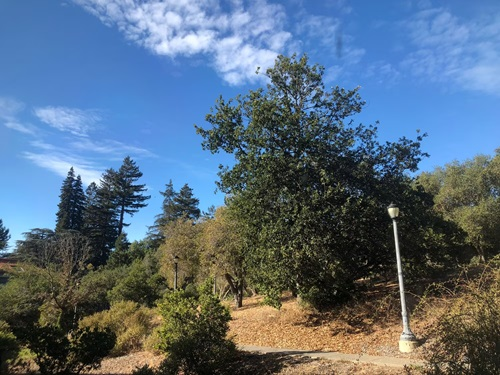
#> input picture project4/part_b/code/part_b/figures/18.jpg, 500 x 375 px
$ python main.py   (older library calls are emulated)
#> lines starting #> are read from the running program, lines starting #| are printed output that depends on the picture
import numpy as np
import cv2
import math
import os
import matplotlib.pyplot as plt
from scipy.interpolate import RegularGridInterpolator
from numba import jit
import time
import random
import cv2
import numpy as np
from skimage.feature import corner_harris, peak_local_max

# Constants
ransac_max_dist = 2  # RANSAC distance threshold
n = 12  # Number of points to calculate the homography

# Paths
cwd = os.path.dirname(os.path.abspath(__file__))  # Current script path
figures_path = os.path.join(cwd, 'result')
img_path = os.path.join(cwd, 'figures')
img_to_warp_path = os.path.join(img_path, '18.jpg')
img_base_path = os.path.join(img_path, '19.jpg')
src_pts_file = os.path.join(cwd, './result/18_points.txt')
dst_pts_file = os.path.join(cwd, './result/19_points.txt')

def get_harris_corners(im, edge_discard=20):
    """
    This function takes a b&w image and an optional amount to discard
    on the edge (default is 5 pixels), and finds all harris corners
    in the image. Harris corners near the edge are discarded and the
    coordinates of the remaining corners are returned. A 2d array (h)
    containing the h value of every pixel is also returned.

    h is the same shape as the original image, im.
    coords is 2 x n (ys, xs).
    """

    assert edge_discard >= 20

    # find harris corners
    h = corner_harris(im, method='eps', sigma=1)
    coords = peak_local_max(h, min_distance=1)

    # discard points on edge
    edge = edge_discard  # pixels
    mask = (coords[:, 0] > edge) & \
           (coords[:, 0] < im.shape[0] - edge) & \
           (coords[:, 1] > edge) & \
           (coords[:, 1] < im.shape[1] - edge)
    coords = coords[mask].T
    return h, coords

def dist2(x, c):
    """
    dist2  Calculates squared distance between two sets of points.

    Description
    D = DIST2(X, C) takes two matrices of vectors and calculates the
    squared Euclidean distance between them.  Both matrices must be of
    the same column dimension.  If X has M rows and N columns, and C has
    L rows and N columns, then the result has M rows and L columns.  The
    I, Jth entry is the  squared distance from the Ith row of X to the
    Jth row of C.

    Adapted from code by Christopher M Bishop and Ian T Nabney.
    """

    ndata, dimx = x.shape
    ncenters, dimc = c.shape
    if dimx != dimc:
        raise ValueError('Data dimension does not match dimension of centers')

    return (np.ones((ncenters, 1)) * np.sum((x**2).T, axis=0)).T + \
            np.ones((ndata, 1)) * np.sum((c**2).T, axis=0)    - \
            2 * np.inner(x, c)

# 绘制角点并保存彩色图像
# [8 lines left out: function plot_save_corners, not called in this run]

# ANMS 实现，使用 dist2 函数计算距离
def adaptive_non_maximal_suppression(corner_strength, corners, num_points=500, crobust=0.9):
    # 存储 (y, x, 强度) 形式的兴趣点
    interest_points = [(y, x, corner_strength[y, x]) for y, x in zip(corners[0], corners[1])]
    # 按强度降序排序
    interest_points = sorted(interest_points, key=lambda point: point[2], reverse=True)

    # 将兴趣点坐标转换为数组，并按顺序保存
    points = np.array([[y, x] for y, x, _ in interest_points])

    # 计算兴趣点的抑制半径
    radii = np.full(len(points), float('inf'))

    # 依次计算抑制半径
    for i in range(len(points)):
        # 选择当前点及其所有强度更高的点，计算距离
        current_point = points[i].reshape(1, -1)
        stronger_points = points[:i]

        # 仅当存在强度更大的邻居时，才计算抑制半径
        if stronger_points.size > 0:
            # 计算当前点与所有更强点之间的距离
            distances = np.sqrt(dist2(current_point, stronger_points)).flatten()
            radii[i] = distances.min()

    # 按半径降序选择前 num_points 个兴趣点
    selected_points = sorted(zip(radii, interest_points), key=lambda x: x[0], reverse=True)[:num_points]
    selected_points = [(int(x), int(y)) for _, (x, y, _) in selected_points]

    return selected_points

# 绘制角点并保存彩色图像
def plot_and_save_corners(image, points, save_path):
    # 绘制兴趣点在彩色图像上
    for y, x in points:
        cv2.circle(image, (x, y), 3, (0, 0, 255), -1)  # 使用红色点，半径 3

    # 保存带有兴趣点的图像
    cv2.imwrite(save_path, image)
    print(f"保存成功：{save_path}")

# 特征描述符提取函数
def extract_feature_descriptors(image, points, window_size=40, patch_size=8, spacing=5):
    descriptors = []
    half_window = window_size // 2

    # 遍历每个兴趣点
    for y, x in points:
        # 提取中心点周围的 40x40 窗口，确保不超出边界
        if (y - half_window < 0 or y + half_window >= image.shape[0] or
            x - half_window < 0 or x + half_window >= image.shape[1]):
            continue  # 跳过边界处的兴趣点

        # 提取 40x40 的大窗口
        window = image[y - half_window:y + half_window, x - half_window:x + half_window]

        # 缩小采样，获得 8x8 的采样点
        patch = cv2.resize(window, (patch_size, patch_size), interpolation=cv2.INTER_AREA)

        # 归一化：偏置-增益归一化，设均值为 0，标准差为 1
        patch = (patch - np.mean(patch)) / (np.std(patch) + 1e-5)

        # 将归一化后的描述符添加到列表
        descriptors.append(patch.flatten())

    return np.array(descriptors)

# 特征匹配函数，添加调试信息
def match_features(descriptors1, descriptors2, threshold=0.5):
    matches = []
    print(f"匹配的阈值：{threshold}\n")
    # print("匹配细节：")

    # 遍历 descriptors1 的每个描述符
    for i, desc1 in enumerate(descriptors1):
        # 计算当前描述符与 descriptors2 中所有描述符的距离
        distances = np.linalg.norm(descriptors2 - desc1, axis=1)

        # 找到第一和第二最近邻的距离和索引
        nearest_idx = np.argmin(distances)
        sorted_indices = np.argsort(distances)
        second_nearest_idx = sorted_indices[1]

        # 计算误差比值
        ratio = distances[nearest_idx] / distances[second_nearest_idx]

        # 输出调试信息
        # print(f"描述符 {i} 与最近邻距离：{distances[nearest_idx]:.4f}, 次近邻距离：{distances[second_nearest_idx]:.4f}, 比值：{ratio:.4f}")

        # 应用 Lowe 的阈值筛选
        if ratio < threshold:
            matches.append((i, nearest_idx))
            # print(f"匹配成功：描述符 {i} -> {nearest_idx} (比值满足条件)\n")
        # else:
            # print(f"匹配失败：描述符 {i} -> {nearest_idx} (比值不满足条件)\n")

    return matches

def save_matched_points(anms_points1, anms_points2, matches, src_file="./result/19_points.txt", dst_file="./result/18_points.txt"):
    # 根据 matches 中的对应关系，获取点的坐标，并反转 x 和 y 顺序
    src_points = [(anms_points1[i][1], anms_points1[i][0]) for i, j in matches]  # 第一个图片的匹配点
    dst_points = [(anms_points2[j][1], anms_points2[j][0]) for i, j in matches]  # 第二个图片的匹配点

    # 保存源点和目标点到对应的 txt 文件
    np.savetxt(src_file, src_points, fmt="%.4f", comments="")
    np.savetxt(dst_file, dst_points, fmt="%.4f", comments="")

    print(f"匹配的源点保存在 {src_file}")
    print(f"匹配的目标点保存在 {dst_file}")

# 绘制匹配的点对
# [311 lines left out: functions plot_and_save_matched_points, load_images, select_corresponding_points, draw_correspondences, calculate_homography, ransac_homography and 7 more, not called in this run]

def main():
    # 加载彩色图像并转换为灰度
    image1 = cv2.imread("./figures/18.jpg")
#> image1 is the input picture: shape (375, 500, 3); mean B, G, R 126.6, 108.4, 89.1
    gray_image1 = cv2.cvtColor(image1, cv2.COLOR_BGR2GRAY)
    image2 = cv2.imread("./figures/19.jpg")
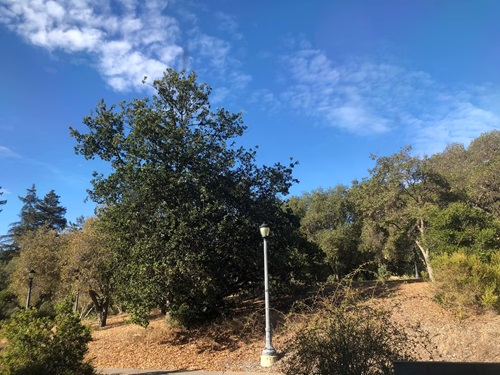
#> input picture project4/part_b/code/part_b/figures/19.jpg, 500 x 375 px
#> image2 is the input picture: shape (375, 500, 3); mean B, G, R 127.9, 111.4, 94.5
    gray_image2 = cv2.cvtColor(image2, cv2.COLOR_BGR2GRAY)

    # 检测角点并使用 ANMS 选择兴趣点
    corner_strength1, corners1 = get_harris_corners(gray_image1, edge_discard=20)
#> in get_harris_corners, `coords = peak_local_max(h, min_distance=1)`: coords = 5219 pairs, first value 1 to 373, second value 1 to 498
    # 显示图像并保存
    # plot_save_corners(image1, corners1, "result/18_corners.jpg")
    anms_points1 = adaptive_non_maximal_suppression(corner_strength1, corners1, num_points=500)
#> in adaptive_non_maximal_suppression, `interest_points = [(y, x, corner_strength[y, x]) for y, x in zip(corne..`: interest_points = 4284 items, first 6: (178, 76, 1.75), (278, 362, 1.43), (182, 93, 1.4), (209, 389, 1.34), (220, 393, 1.33), (222, 123, 1.31)
#> in adaptive_non_maximal_suppression, `points = np.array([[y, x] for y, x, _ in interest_points])`: points = 4284 pairs, first value 21 to 354, second value 21 to 479
#> the loop in adaptive_non_maximal_suppression, `for i in range(len(points)):` made 4284 passes
#> (current_point, stronger_points, distances) on passes 2 to 5: ([[278, 362]], [[178, 76]], [303]), ([[182, 93]], [[178, 76], [278, 362]], [17.46, 285.6]), ([[209, 389]], [[178, 76], [278, 362], [182, 93]], [314.5, 74.09, 297.2]), ([[220, 393]], [[178, 76], [278, 362], [182, 93], [209, 389]], [319.8, 65.76, 302.4, 11.7])
#> (current_point, distances) on passes 6 to 9: ([[222, 123]], [64.38, 245.5, 50, 266.3, 270]), ([[283, 297]], [244.7, 65.19, 227.6, 118.1, 114.8, 184.4]), ([[226, 123]], [67.18, 244.6, 53.25, 266.5, 270.1, 4, 183.1]), ([[67, 259]], [214, 234.8, 201.9, 192.5, 203.4, 206.2, 219.3, 209.2])
#> in adaptive_non_maximal_suppression, `selected_points = sorted(zip(radii, interest_points), key=lambda x: x[..`: selected_points = 500 items
#> in adaptive_non_maximal_suppression, `selected_points = [(int(x), int(y)) for _, (x, y, _) in selected_points]`: selected_points = 500 pairs, first value 21 to 354, second value 21 to 478
#> anms_points1 has the same summary as selected_points in adaptive_non_maximal_suppression

    corner_strength2, corners2 = get_harris_corners(gray_image2, edge_discard=20)
#> call 2 of get_harris_corners, with edge_discard = 20
#> in get_harris_corners (call 2), `h = corner_harris(im, method='eps', sigma=1)`:
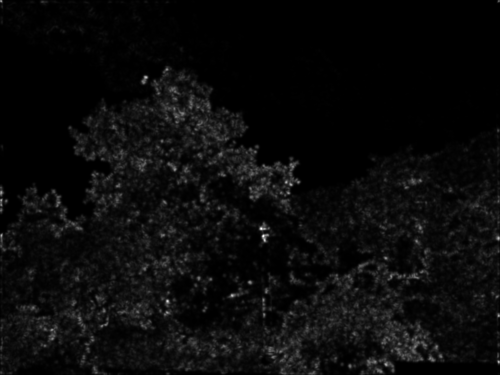
#> h: shape (375, 500) float64; min 0, max 1.81, mean 0.0793; drawn with min black and max white
#> in get_harris_corners (call 2), `coords = peak_local_max(h, min_distance=1)`: coords = 5356 pairs, first value 1 to 373, second value 1 to 498
    # 显示图像并保存
    # plot_save_corners(image2, corners2, "result/19_corners.jpg")
    anms_points2 = adaptive_non_maximal_suppression(corner_strength2, corners2, num_points=500)
#> the loop in adaptive_non_maximal_suppression (call 2), `for i in range(len(points)):` made 4407 passes
#> (current_point, stronger_points, distances) on passes 2 to 5: ([[236, 263]], [[228, 261]], [8.25]), ([[301, 167]], [[228, 261], [236, 263]], [119, 115.9]), ([[240, 264]], [[228, 261], [236, 263], [301, 167]], [12.37, 4.12, 114.6]), ([[295, 232]], [[228, 261], [236, 263], [301, 167], [240, 264]], [73.01, 66.65, 65.28, 63.63])
#> (current_point, distances) on passes 6 to 10: ([[77, 146]], [189.8, 197.4, 225, 201.2, 234.4]), ([[182, 286]], [52.35, 58.69, 168.3, 62.03, 125.2, 175]), ([[184, 290]], [52.7, 58.59, 169.8, 61.74, 125.2, 179.4, 4.47]), ([[228, 264]], [3, 8.06, 121.4, 12, 74.25, 191.6, 50.99, 51.11]), ([[312, 167]], [126.1, 122.4, 11, 120.8, 67.19, 235.9, 176.2, 177.5, 128.3])
#> anms_points2 = 500 pairs, first value 21 to 354, second value 21 to 479

    # 显示图像并保存带有 ANMS 的兴趣点
    plot_and_save_corners(image1, anms_points1, "result/18_corners_anms.jpg")
#> the loop in plot_and_save_corners, `for y, x in points:` made 500 passes
#> (y, x) on passes 1 to 3: (178, 76), (278, 362), (67, 259)
#> after the loop in plot_and_save_corners, `for y, x in points:`:
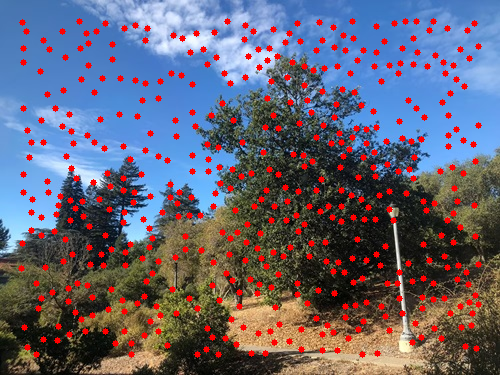
#> image: shape (375, 500, 3); mean B, G, R 117, 100.1, 101.9
    plot_and_save_corners(image2, anms_points2, "result/19_corners_anms.jpg")
#> call 2 of plot_and_save_corners, with save_path = 'result/19_corners_anms.jpg'
#> the loop in plot_and_save_corners (call 2), `for y, x in points:` made 500 passes
#> (y, x) on passes 1 to 3: (228, 261), (77, 146), (258, 385)
#> after the loop in plot_and_save_corners (call 2), `for y, x in points:`:
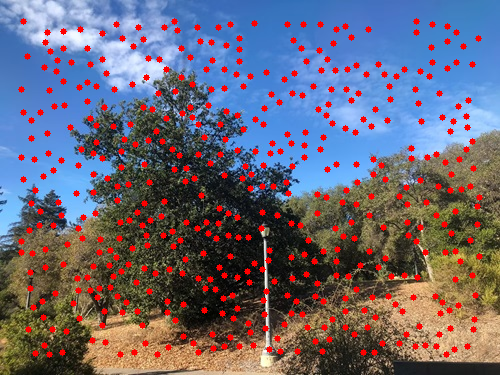
#> image: shape (375, 500, 3); mean B, G, R 118.2, 102.9, 106.9

    # 提取特征描述符
    descriptors1 = extract_feature_descriptors(gray_image1, anms_points1)
#> the loop in extract_feature_descriptors, `for y, x in points:` made 500 passes
#> after the loop in extract_feature_descriptors, `for y, x in points:`:
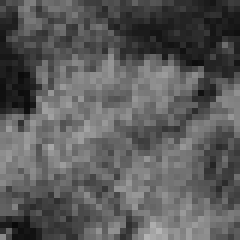
#> window: shape (40, 40) (shown 6 times larger); min 9, max 181, mean 90.6
#> after the loop in extract_feature_descriptors, `for y, x in points:`: descriptors = 500 items
#> in extract_feature_descriptors, `return np.array(descriptors)`:
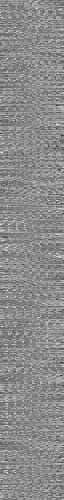
#> returned value: shape (500, 64) float64; min -6.37, max 5.29, mean 1.72e-18; drawn with min black and max white
    descriptors2 = extract_feature_descriptors(gray_image2, anms_points2)
#> call 2 of extract_feature_descriptors, with window_size = 40, patch_size = 8, spacing = 5
#> the loop in extract_feature_descriptors (call 2), `for y, x in points:` made 500 passes
#> in extract_feature_descriptors (call 2), `return np.array(descriptors)`:
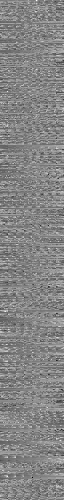
#> returned value: shape (500, 64) float64; min -6.13, max 5.61, mean 8.26e-19; drawn with min black and max white

    # 匹配特征点
    matches = match_features(descriptors1, descriptors2)
#> the loop in match_features, `for i, desc1 in enumerate(descriptors1):` made 500 passes
#> (nearest_idx, second_nearest_idx, ratio) on passes 1 to 3: (144, 291, 0.99), (11, 173, 0.265), (1, 80, 0.529)

    # 输出匹配结果
    print(f"找到 {len(matches)} 对匹配点。")
#| 找到 74 对匹配点。

    # 保存匹配的点到txt文件
    save_matched_points(anms_points1, anms_points2, matches)

    # 读取matches_src_points.txt和matches_dst_points.txt文件，绘制匹配的点对
#> (the run stopped early here; a loop or call above may not have finished)
